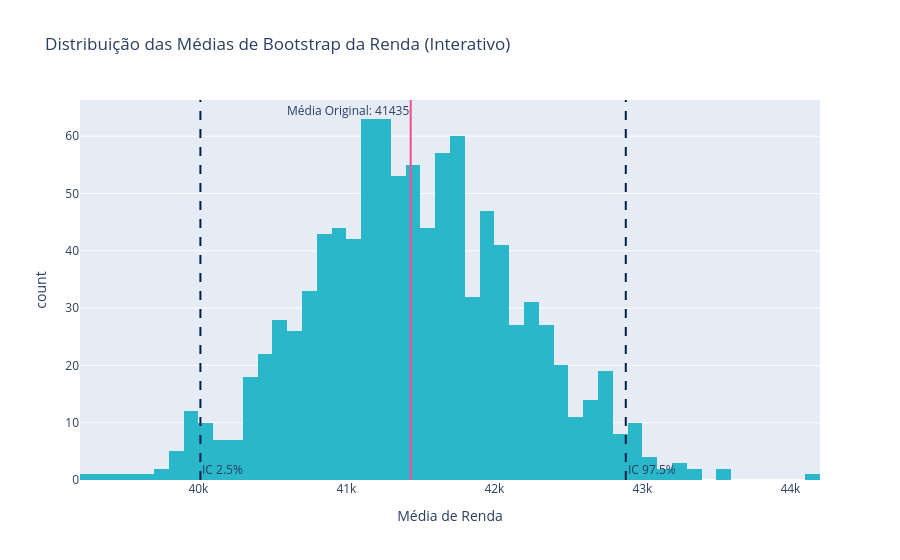

The code cell stored with this chart in its notebook:
### Markdown cell above
## **Bootstrap**

Imagine que o processo de conseguir amostras seja extremamente caro ou até impossível no momento. Como estimaríamos a média populacional e o erro padrão sem poder amostrar mais da população (como o TCL exige)? O Bootstrap resolve isso. 

**O que é**: a forma mais fácil e efetiva de estimar a distribuição amostral de uma estatística usando apenas uma amostra original. Consiste em sortear amostras extras **com reposição** (reamostragem) a partir da própria amostra, recalculando a estatística de interesse em cada reamostragem.

**Premissas**:
- A amostra original precisa ter boa qualidade e representatividade da população. Se ela for viesada ou pequena demais, o Bootstrap apenas "multiplica" esse erro, ele não cria informação nova, apenas extrai a incerteza que já existe nos dados.
- Os valores precisam ser **independentes**, séries temporais não se aplicam diretamente.

### **Algoritmo**

Assumindo uma boa amostra original de tamanho *n*:

1. Sorteie um valor aleatório da amostra original e anote
2. Devolva o valor para a amostra original
3. Repita 1 e 2 até ter uma nova amostra de mesmo tamanho *n* (com repetição)
4. Calcule a estatística de interesse (ex: média) dessa nova amostra e anote
5. Repita os passos 1-4 por *k* vezes (o número de iterações do algoritmo)

Quanto maior o *k*, mais exatas as estimativas de erro padrão, média ou intervalo de confiança.

O resultado é um conjunto de estatísticas (uma distribuição) que pode ser usado para:
- Calcular o desvio padrão delas → **erro padrão**
- Criar um boxplot ou histograma
- Extrair um **intervalo de confiança**

### **Bootstrap com múltiplas variáveis**

Pode ser usado em pontos n-dimensionais (ex: features de um problema), onde **linhas inteiras** são amostradas como unidade, mantendo a relação entre as colunas em cada reamostragem.

<img src="images_statistics/bootstrap_multi.png" width="600" style="display:block; margin:auto;">

### **Bootstrap x Computadores**

É uma técnica computacionalmente cara, por isso demorou a ficar popular. Hoje é usada até para encontrar o tamanho ideal de amostra: se você fez um teste piloto com 20 dados e o erro padrão está alto, pode usar o Bootstrap para simular "e se eu tivesse 100 dados?" sem precisar coletar de fato.

### **Quando usar**

Pode ser usado com qualquer estatística, média, mediana, F1, NDCG etc. Não impõe forma paramétrica rígida; usa os próprios dados para aproximar a distribuição amostral, dispensando a fórmula fechada de erro padrão que métricas não-lineares não têm.

**Limitaçoes:** com amostras muito pequenas (< 20), o bootstrap tende a ser uma má escolha, há pouca variedade nos dados originais para simular de forma confiável a variabilidade da população. **A amostra é a única informação que o bootstrap tem sobre a população**, então qualquer característica extrema da população (assimetria, outliers, cauda pesada) que não esteja bem representada na amostra finita vira um ponto cego do método. Quanto menor a amostra, maior a chance de ela não representar bem essas características, e pior a cobertura do IC (mesmo com amostras suficientemente grandes, se as distribuicoes forem estranhas ainda pode ter um resultado com baxia combertura).

### Code cell
import numpy as np
import pandas as pd
from sklearn.utils import resample
import plotly.express as px

# ==========================================
# 1. GERAÇÃO DOS DADOS SINTÉTICOS
# ==========================================
np.random.seed(42)
# Simulando dados de renda com assimetria à direita usando uma distribuição log-normal
income = np.random.lognormal(mean=10.5, sigma=0.5, size=1000)

# ==========================================
# 2. APLICAÇÃO DO BOOTSTRAP (SKLEARN)
# ==========================================
results = []
n_iterations = 1000

for _ in range(n_iterations):
    # Gerando amostras com reposição do mesmo tamanho da amostra original
    sample = resample(income, replace=True, n_samples=len(income))
    results.append(sample.mean())

results_series = pd.Series(results)

# Extraindo as métricas principais
media_original = income.mean()
ic_inferior, ic_superior = np.percentile(results_series, [2.5, 97.5])

print("=== Métricas do Bootstrap ===")
print(f"Média original: {media_original:.2f}")
print(f"Média bootstrap: {results_series.mean():.2f}")
print(f"Desvio padrão bootstrap: {results_series.std():.2f}")
print(f"Intervalo de confiança (95%): [{ic_inferior:.2f}, {ic_superior:.2f}]\n")

# ==========================================
# 3. PLOT INTERATIVO (PLOTLY)
# ==========================================
fig = px.histogram(
    results_series, 
    nbins=50, 
    title="Distribuição das Médias de Bootstrap da Renda (Interativo)", 
    labels={'value': 'Média de Renda', 'count': 'Frequência'},
    color_discrete_sequence=['#2ab7ca']
)

# Adicionando a linha da Média Original
fig.add_vline(
    x=media_original, line_dash="solid", line_color="#fe4a90", 
    annotation_text=f"Média Original: {media_original:.0f}", 
    annotation_position="top left"
)

# Adicionando a linha do Limite Inferior do Intervalo de Confiança
fig.add_vline(
    x=ic_inferior, line_dash="dash", line_color="#011f4b", 
    annotation_text="IC 2.5%", annotation_position="bottom right"
)

# Adicionando a linha do Limite Superior do Intervalo de Confiança
fig.add_vline(
    x=ic_superior, line_dash="dash", line_color="#011f4b", 
    annotation_text="IC 97.5%", annotation_position="bottom right"
)

fig.update_layout(showlegend=False)
fig.show()

### Figure 1 — Plotly figure (JSON) as saved in the notebook; plotly's stock layout.template omitted (floating-point values rounded to 4 significant figures; data arrays with more than 128 entries replaced by an {"elided": "..."} marker saying what was removed)
{"data": [{"bingroup": "x", "hovertemplate": "variable=0<br>Média de Renda=%{x}<br>count=%{y}<extra></extra>", "legendgroup": "0", "marker": {"color": "#2ab7ca", "pattern": {"shape": ""}}, "name": "0", "nbinsx": 50, "orientation": "v", "showlegend": true, "type": "histogram", "x": {"elided": "1000 float values"}, "xaxis": "x", "yaxis": "y"}], "layout": {"annotations": [{"showarrow": false, "text": "Média Original: 41435", "x": 41430.0, "xanchor": "right", "xref": "x", "y": 1, "yanchor": "top", "yref": "y domain"}, {"showarrow": false, "text": "IC 2.5%", "x": 40010.0, "xanchor": "left", "xref": "x", "y": 0, "yanchor": "bottom", "yref": "y domain"}, {"showarrow": false, "text": "IC 97.5%", "x": 42890.0, "xanchor": "left", "xref": "x", "y": 0, "yanchor": "bottom", "yref": "y domain"}], "barmode": "relative", "legend": {"title": {"text": "variable"}, "tracegroupgap": 0}, "shapes": [{"line": {"color": "#fe4a90", "dash": "solid"}, "type": "line", "x0": 41430.0, "x1": 41430.0, "xref": "x", "y0": 0, "y1": 1, "yref": "y domain"}, {"line": {"color": "#011f4b", "dash": "dash"}, "type": "line", "x0": 40010.0, "x1": 40010.0, "xref": "x", "y0": 0, "y1": 1, "yref": "y domain"}, {"line": {"color": "#011f4b", "dash": "dash"}, "type": "line", "x0": 42890.0, "x1": 42890.0, "xref": "x", "y0": 0, "y1": 1, "yref": "y domain"}], "showlegend": false, "title": {"text": "Distribuição das Médias de Bootstrap da Renda (Interativo)"}, "xaxis": {"anchor": "y", "domain": [0, 1], "title": {"text": "Média de Renda"}}, "yaxis": {"anchor": "x", "domain": [0, 1], "title": {"text": "count"}}}}
